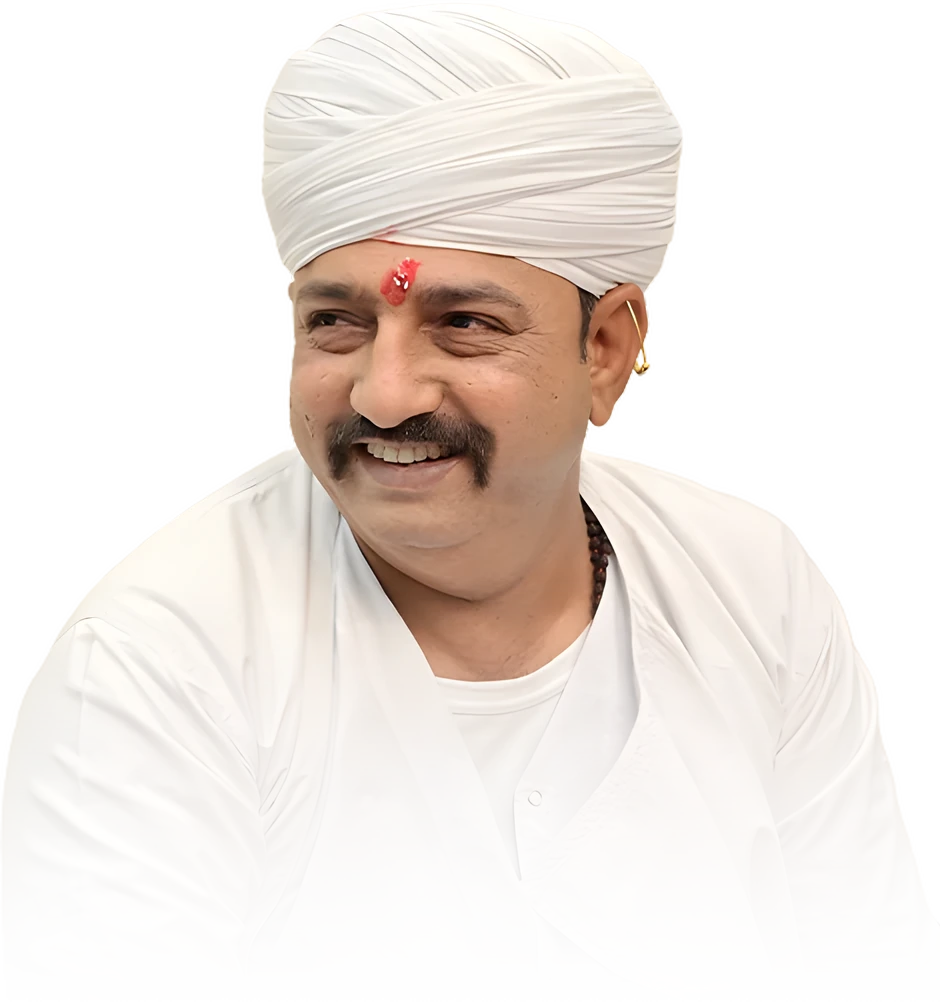
#> input picture tasks/image-audit/hd/32_portrait_sureshbapa_smiling-cutout_hd.webp, 940 x 1002 px
$ python make_hd_portrait.py ../hd/32_portrait_sureshbapa_smiling-cutout_hd.webp ../hd/33_portrait_sureshbapa_candid_hd.webp ../hd/33_portrait_sureshbapa_candid_hd.webp
#> lines starting #> are read from the running program, lines starting #| are printed output that depends on the picture
"""HD portrait = Real-ESRGAN x4plus result (x4) halved with Lanczos -> exactly 2x the original. Alpha (cut-outs): the original alpha enlarged 2x
with Lanczos. Saves PNG (master) + WebP q90 method 6. usage: python3 make_hd_portrait.py SRC.png X4PLUS.png OUT_BASENAME"""
import sys
import numpy as np
from PIL import Image
src = Image.open(sys.argv[1]); up = Image.open(sys.argv[2]).convert('RGB'); out = sys.argv[3]
#> further down, src is the input picture: PIL image 940x1002 RGBA; mean R, G, B, A 225.7, 212.6, 200.2, 101.5
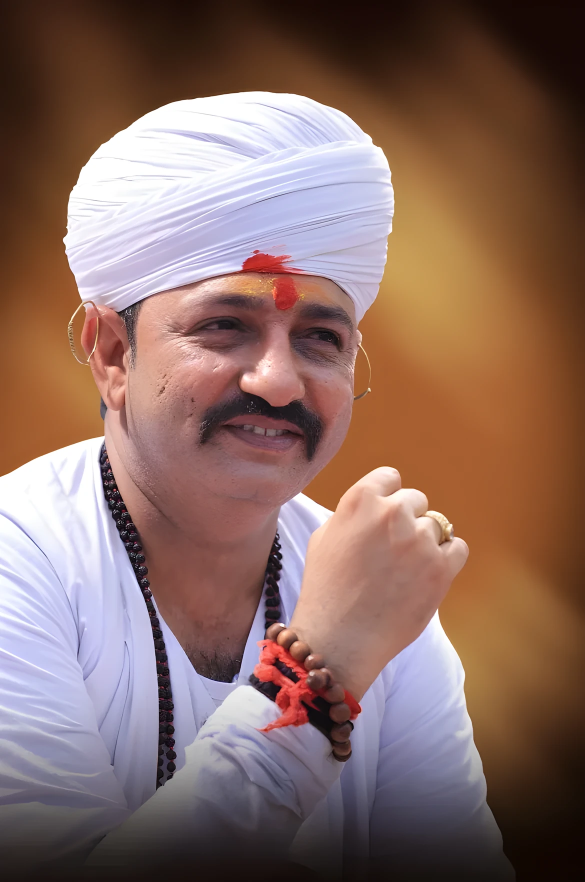
#> input picture tasks/image-audit/hd/33_portrait_sureshbapa_candid_hd.webp, 1170 x 1764 px (shown at 1/2 size)
#> further down, up is the input picture: PIL image 1170x1764 RGB; mean R, G, B 137.6, 108.1, 100.1
W, H = src.size
#> W = 940; H = 1002
rgb = up.resize((W * 2, H * 2), Image.LANCZOS)
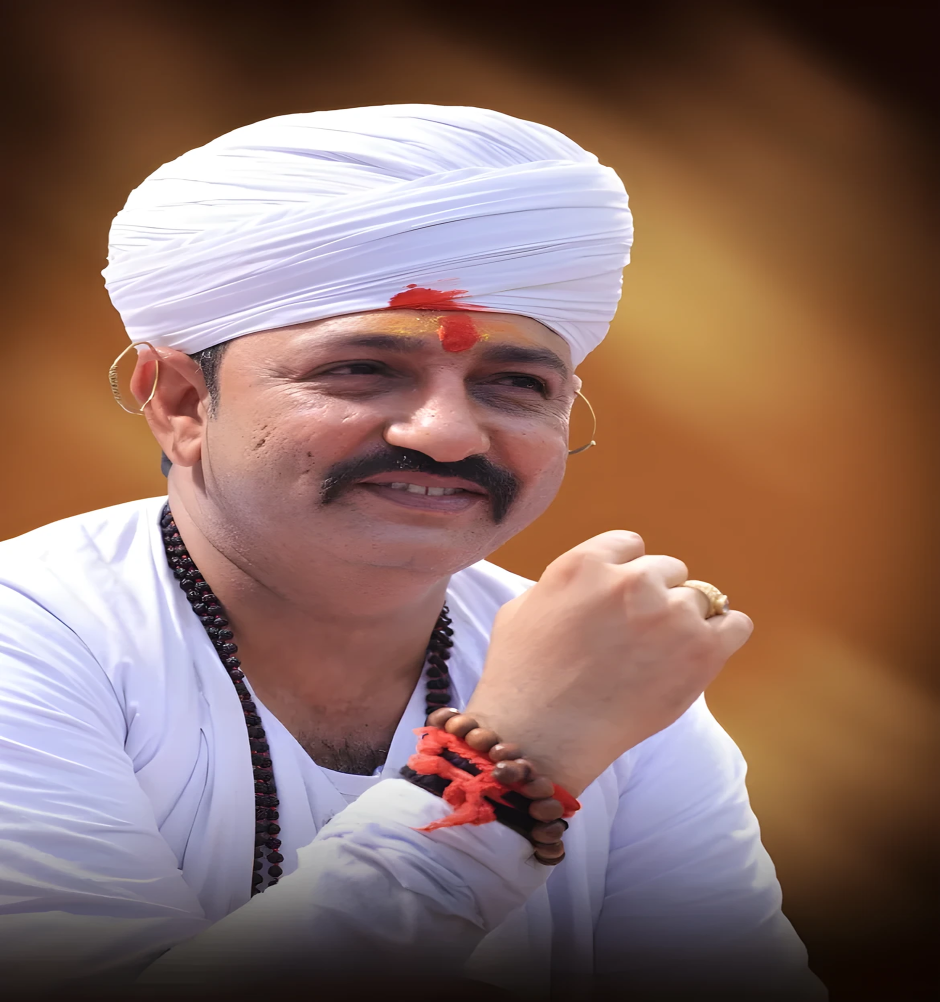
#> rgb: PIL image 1880x2004 RGB (shown at 1/2 size); mean R, G, B 137.6, 108.1, 100.1
if src.mode == 'RGBA':
    a = src.getchannel('A').resize((W * 2, H * 2), Image.LANCZOS)
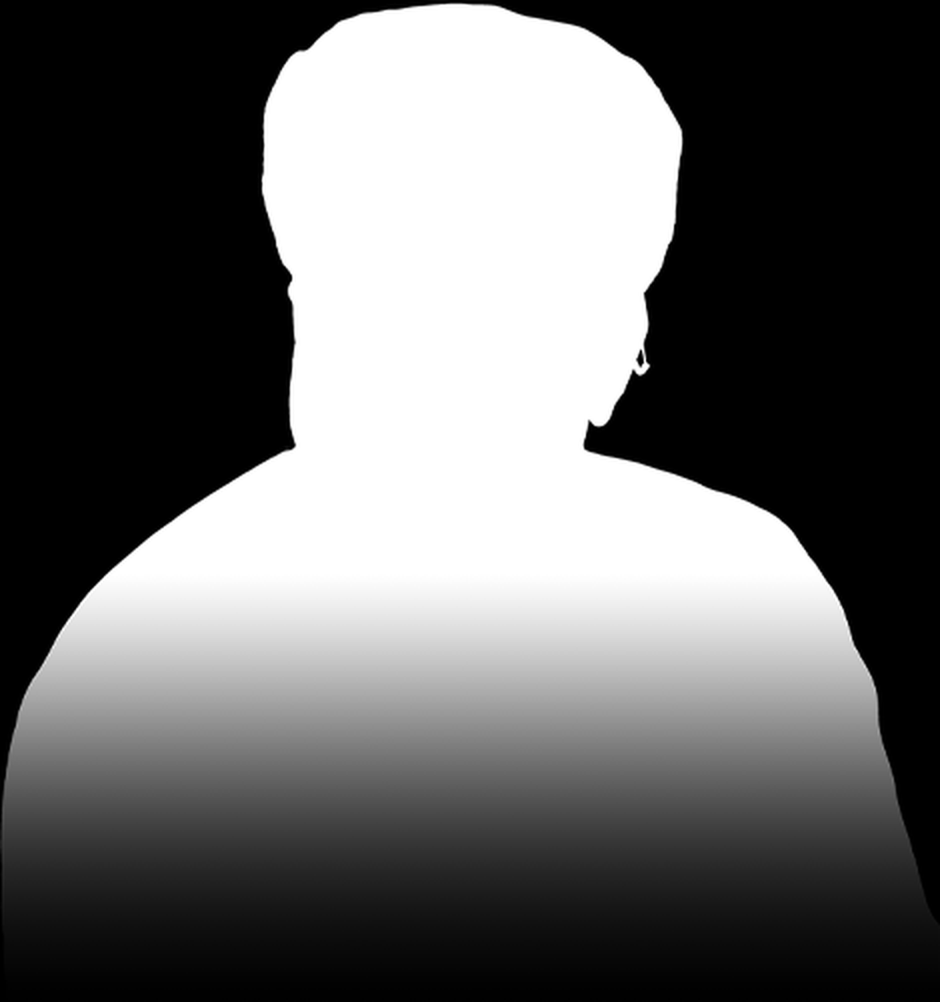
#> a: PIL image 1880x2004 L (shown at 1/2 size); min 0, max 255, mean 101.5
    res = rgb.convert('RGBA'); res.putalpha(a)
#> after `res.putalpha(a)`:
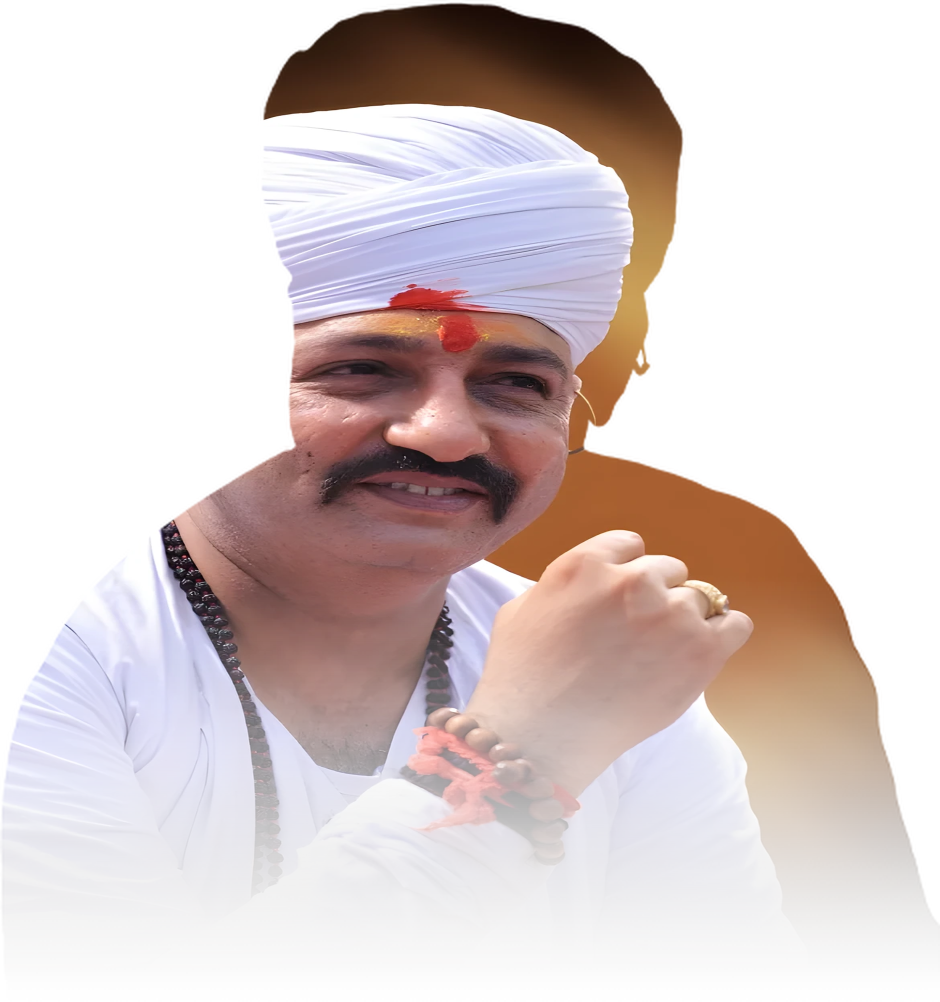
#> res: PIL image 1880x2004 RGBA (shown at 1/2 size); mean R, G, B, A 137.6, 108.1, 100.1, 101.5; transparent parts drawn white
else:
    res = rgb
res.save(out + '.png')
res.save(out + '.webp', quality=90, method=6, **({'exact': False} if res.mode == 'RGBA' else {}))
print(out, res.size, res.mode)
#| ../hd/33_portrait_sureshbapa_candid_hd.webp (1880, 2004) RGBA
